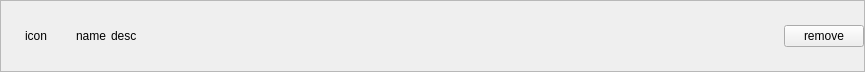
<?xml version="1.0" encoding="UTF-8"?>
<ui version="4.0">
 <class>AudioProcessDetailWidgetClass</class>
 <widget class="QWidget" name="AudioProcessDetailWidgetClass">
  <property name="geometry">
   <rect>
    <x>0</x>
    <y>0</y>
    <width>865</width>
    <height>72</height>
   </rect>
  </property>
  <property name="minimumSize">
   <size>
    <width>0</width>
    <height>0</height>
   </size>
  </property>
  <property name="maximumSize">
   <size>
    <width>16777215</width>
    <height>16777215</height>
   </size>
  </property>
  <layout class="QHBoxLayout" name="horizontalLayout">
   <property name="spacing">
    <number>0</number>
   </property>
   <property name="leftMargin">
    <number>0</number>
   </property>
   <property name="topMargin">
    <number>0</number>
   </property>
   <property name="rightMargin">
    <number>0</number>
   </property>
   <property name="bottomMargin">
    <number>0</number>
   </property>
   <item>
    <widget class="QFrame" name="frame">
     <property name="frameShape">
      <enum>QFrame::StyledPanel</enum>
     </property>
     <property name="frameShadow">
      <enum>QFrame::Raised</enum>
     </property>
     <layout class="QHBoxLayout" name="horizontalLayout_2">
      <property name="spacing">
       <number>5</number>
      </property>
      <property name="leftMargin">
       <number>0</number>
      </property>
      <property name="topMargin">
       <number>0</number>
      </property>
      <property name="rightMargin">
       <number>0</number>
      </property>
      <property name="bottomMargin">
       <number>0</number>
      </property>
      <item>
       <widget class="QLabel" name="labelIcon">
        <property name="minimumSize">
         <size>
          <width>70</width>
          <height>70</height>
         </size>
        </property>
        <property name="maximumSize">
         <size>
          <width>70</width>
          <height>70</height>
         </size>
        </property>
        <property name="text">
         <string notr="true">icon</string>
        </property>
        <property name="scaledContents">
         <bool>true</bool>
        </property>
        <property name="alignment">
         <set>Qt::AlignCenter</set>
        </property>
        <property name="wordWrap">
         <bool>true</bool>
        </property>
       </widget>
      </item>
      <item>
       <widget class="QLabel" name="labelName">
        <property name="text">
         <string notr="true">name</string>
        </property>
       </widget>
      </item>
      <item>
       <widget class="QLabel" name="labelDetailedName">
        <property name="text">
         <string notr="true">desc</string>
        </property>
       </widget>
      </item>
      <item>
       <spacer name="horizontalSpacer">
        <property name="orientation">
         <enum>Qt::Horizontal</enum>
        </property>
        <property name="sizeHint" stdset="0">
         <size>
          <width>40</width>
          <height>20</height>
         </size>
        </property>
       </spacer>
      </item>
      <item>
       <widget class="QPushButton" name="buttonDelete">
        <property name="text">
         <string notr="true">remove</string>
        </property>
       </widget>
      </item>
     </layout>
    </widget>
   </item>
  </layout>
 </widget>
 <resources/>
 <connections/>
</ui>
